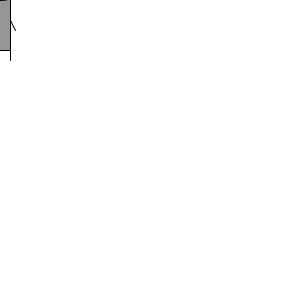
Frame 1 (no input)
Frame 60 (the mouse pressed at the canvas centre just before this capture): identical to frame 1, image omitted
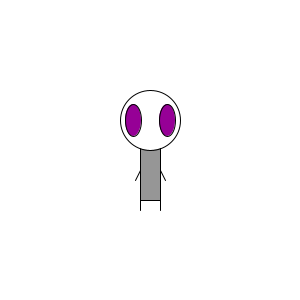
Frame 120 (the mouse held since frame 60 and released just before this capture)

The Processing sketch that drew these frames (run headless with seeded random() and noise(); from frame 60 on, the mouse is pressed at the canvas centre):

// Processing sketch: example_3_6
// ── example_3_6.pde
void setup(){
  // Set the size of the window and the framerate
  size(300,300);
  frameRate(30);
}

void draw(){
  
  //Draw a background white
  background(255);
  
  //Set the ellipse and rect Mode
  ellipseMode(CENTER);
  rectMode(CENTER);
  
   //Zoog's body
  stroke(0);
  fill(150);
  rect(mouseX,mouseY,20,100);
  
  //Zoog's head
  stroke(0);
  fill(255);
  ellipse(mouseX, mouseY-30, 60, 60);
  
  //Zoog's eyes
  fill(mouseX,0,mouseY);
  ellipse(mouseX-17, mouseY-30, 16, 32);
  ellipse(mouseX+17, mouseY-30, 16, 32);

 
 //Zoog's Hands
  stroke(0);
  line(mouseX-10, mouseY+20, pmouseX-15, pmouseY+30);
  line(mouseX+10, mouseY+20, pmouseX+15, pmouseY+30);
 
 //Zoog's legs
  stroke(0);
  line(mouseX-10, mouseY+50, pmouseX-10, pmouseY+60);
  line(mouseX+10, mouseY+50, pmouseX+10, pmouseY+60);
  

}
